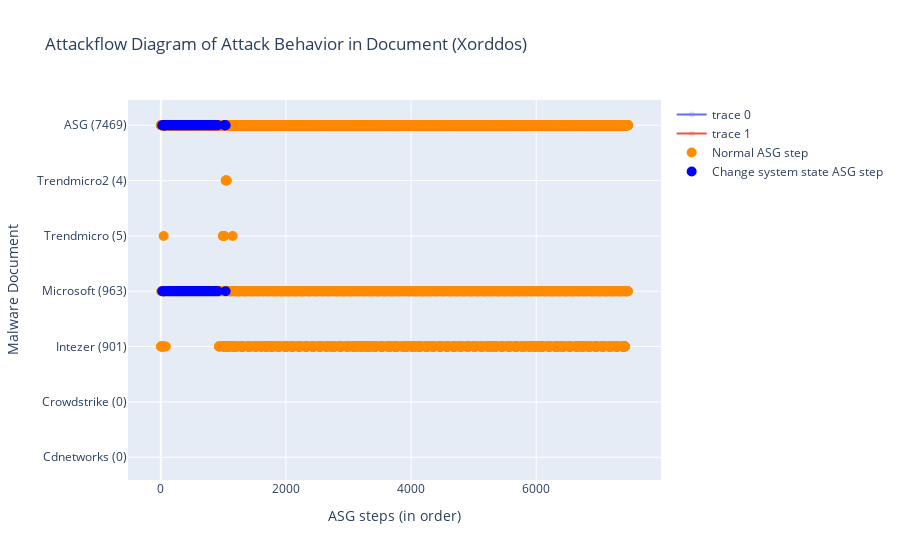

The notebook cell saved with this chart:
### Markdown cell above
### Run Script: draw Lifecycle diagram
- 兩個 traces (legend) 一般的 OP 和 ChangeSys OP。分兩個顏色，不重疊。
- x: [a,a,a,a,b,b,b,c,c,c] 不同 report 的 step 可以放同一個 list，因為屬於同個 trace。

### Code cell
# import plotly.express as px
import plotly
import plotly.graph_objects as go

def symmetric_difference(list1: list, list2: list) -> list:
    ''' return list1 - list2. '''
    s = set(list2)
    temp3 = [x for x in list1 if x not in s]
    return temp3

def draw_lifecycle(fset:FamilySet):
    familname = fset.familyname
    # reportnames = [rem.reportname for rem in fset.rem_lst if len(rem.match_regex)]

    fig = go.Figure()
    x, y = [], []
    x_sys, y_sys = [], []
    empty_columns = []

    for i, rem in enumerate(fset.rem_lst):
        numOfDot = len(rem.ASGstep_order_index)
        reportname = rem.reportname
        reportname = rem.reportname.split('.')[0]
        reportname = reportname.split('-')[1]
        if reportname == 'Ms':
            reportname = 'Microsoft'
        reportname += f' ({numOfDot})'
        if len(rem.ASGstep_order_index) == 0:
            empty_columns.append(reportname)
            continue
        x_sys.extend(rem.SysASGstep_order_index) # 改變系統設定檔的 OP (這個變數有問題!!!)
        y_sys.extend([reportname] * len(rem.SysASGstep_order_index))
        current_x_normal = symmetric_difference(rem.ASGstep_order_index, rem.SysASGstep_order_index) # 一般的/其餘的 OP
        # print(reportname, 'numOfDot', numOfDot, 'rem.ASGstep_order_index', rem.ASGstep_order_index)
        # print('x_normal', current_x_normal, 'x_sys', rem.SysASGstep_order_index)
        x.extend(current_x_normal)
        y.extend([reportname] * len(current_x_normal))
        pass
    # todo: add baseline's lifecycle
    num_allstep = len(set(fset.sample.step_list))
    rowname = f'ASG ({num_allstep})'
    current_x_system = fset.sample.ASGstep_sysOnly_ordered_index # fset.sample.OPset_sysOnly_ordered_index
    current_x_normal = symmetric_difference(list(range(num_allstep)), current_x_system) # all steps - sysobj steps
    # print(sorted(current_x_system)) # 只能放UPDATE的，OPEN/READ不能喔
    x_sys.extend(current_x_system)
    y_sys.extend([rowname] * len(current_x_system)) 
    x.extend(current_x_normal)
    y.extend([rowname] * len(current_x_normal))
    # print(rowname, len(fset.sample.OPset), len(current_x_system), len(current_x_normal))

    # for empty_columns when report has no OPs
    for empty_col in empty_columns:
        fig.add_trace(go.Scatter(x=[0,], y=[empty_col,], marker=dict(opacity=0)))
    
    # normal OPs
    x = [idx+1 for idx in x] # add 1 to each asg index
    fig.add_trace(go.Scatter(
        x=x,
        y=y,
        marker=dict(color="darkorange", size=10),
        mode="markers",
        name="Normal ASG step", # Normal Operation Pair
    ))

    # changeSysObj OPs
    x_sys = x = [idx+1 for idx in x_sys]
    fig.add_trace(go.Scatter(
        x=x_sys,
        y=y_sys,
        marker=dict(color="blue", size=10),
        mode="markers",
        name="Change system state ASG step", # Change SR Operation Pair
    ))

    fig.update_layout(title=f"Attackflow Diagram of Attack Behavior in Document ({familname})",
                    xaxis_title="ASG steps (in order)",
                    yaxis_title="Malware Document")
    fig.show()

    if not os.path.exists("imgs"):
        os.mkdir("imgs")
    # fig.write_image(f"./imgs/{familname}_lifecycle.png") # bug -> no responce
    # plotly.offline.plot(fig, filename=f"./imgs/{familname}_lifecycle.html", auto_open=False)
    pass

draw_lifecycle(fset)

### Figure 1 — Plotly figure (JSON) as saved in the notebook; plotly's stock layout.template omitted (floating-point values rounded to 4 significant figures; data arrays with more than 128 entries replaced by an {"elided": "..."} marker saying what was removed)
{"data": [{"marker": {"opacity": 0}, "type": "scatter", "x": [0], "y": ["Cdnetworks (0)"]}, {"marker": {"opacity": 0}, "type": "scatter", "x": [0], "y": ["Crowdstrike (0)"]}, {"marker": {"color": "darkorange", "size": 10}, "mode": "markers", "name": "Normal ASG step", "type": "scatter", "x": {"elided": "9201 int values"}, "y": {"elided": "9201 str values"}}, {"marker": {"color": "blue", "size": 10}, "mode": "markers", "name": "Change system state ASG step", "type": "scatter", "x": {"elided": "141 int values"}, "y": {"elided": "141 str values"}}], "layout": {"title": {"text": "Attackflow Diagram of Attack Behavior in Document (Xorddos)"}, "xaxis": {"title": {"text": "ASG steps (in order)"}}, "yaxis": {"title": {"text": "Malware Document"}}}}
